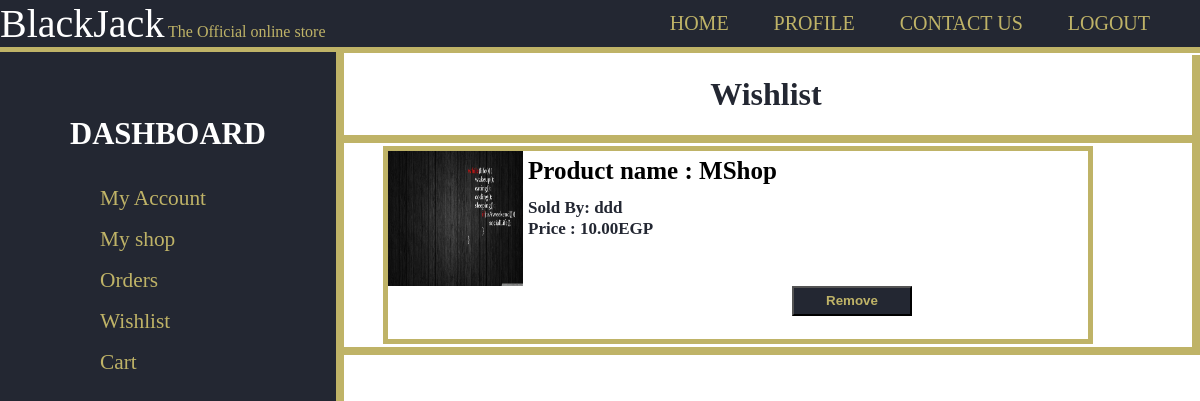
The page /wishlist/ (signed in) on the database as committed earlier.
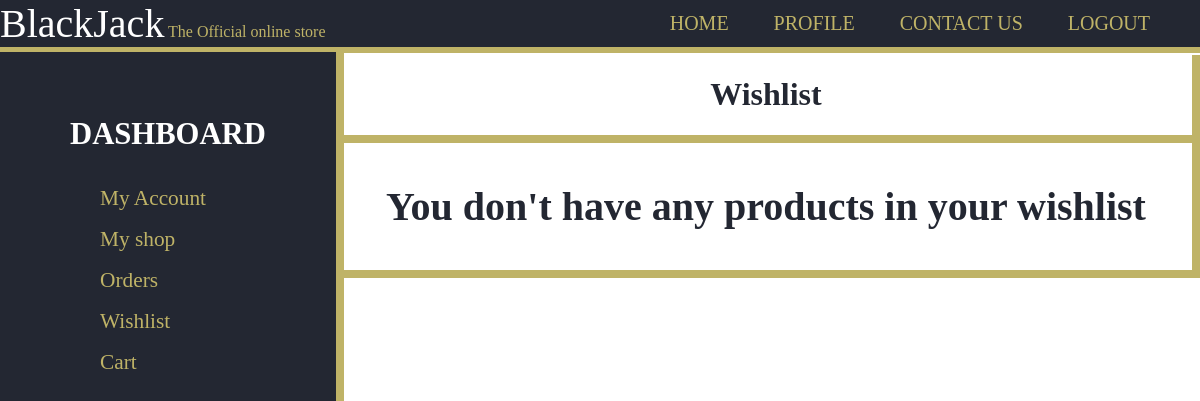
The same page on the database as committed later.
### products/models.py (models this page shows, shortened)
class Product(models.Model):
    id = models.UUIDField(primary_key=True, default=uuid.uuid4, editable=False)
    name = models.CharField(max_length=100)
    price = models.DecimalField(max_digits=7,decimal_places=2)
    description = models.TextField(blank=True)
    remaininginstock = models.PositiveSmallIntegerField(default=1)
    featured = models.BooleanField(default=False)
    image = models.ImageField(null=True,blank=True,upload_to='product_images/')
    shop = models.ForeignKey('shop.Shop',on_delete=models.CASCADE)
    reviews = models.ManyToManyField(Review, blank=True, related_name="reviews")
    categories = [
        ('clothing','Clothing'),
        ('tvs','TVs'),
        ('electronics','Electronics'),
        ('home_applicanes','Home Appliances'),
        ('furniture','Furniture'),
        ('other','Other')
    ]
    category_map={
        'clothing':'Clothing',
        'tvs':'TVs',
        'electronics':'Electronics',
        'home_appliances':'Home Appliances',
        'furniture':'Furniture',
        'other':'Other'
    }
    category = models.CharField(max_length=15,choices=categories,default='other')
    visits = models.IntegerField(default=0)

### shop/models.py (models this page shows, shortened)
class Shop(models.Model):
    name = models.CharField(max_length=30)
    description = models.TextField(max_length=100)
    address = models.TextField(max_length=100,)
    products = models.ManyToManyField(Product, blank=True, related_name="products")
    coupons = models.ManyToManyField('shop.Coupon',blank=True,default=None,related_name='shop_coupons')
    orders = models.ManyToManyField('users.Order',blank=True,default=None,related_name='shop_orders')
    featured = models.BooleanField(default=False)

### users/views.py (the view)
# urls.py: path('wishlist/',views.wishlist,name='wishlist'),
@login_required
def wishlist(request):
    preferred_currency=get_preffered_currency(request)
    currency_ratio=get_currency_ratio(request)
    products=request.user.wishlist.all()
    return render(request,"users/wishlist.html",
    {
        'currency_ratio':currency_ratio,
        'currency_symbol':currency_symbols[preferred_currency],
        'products':products,
        'user':request.user
    })

### users/views.py (called while the page is built)
def get_currency_ratio(request):
    preferred_currency=get_preffered_currency(request)
    if preferred_currency=='EGP':
        return 1
    else:
        return requests.get('https://free.currconv.com/api/v7/convert',{'apiKey':os.environ.get('API_KEY'),'q':'EGP'+'_'+preferred_currency,'compact':'ultra'}).json()['EGP'+'_'+preferred_currency]

def get_preffered_currency(request):
    if not request.user.is_authenticated:
        return 'EGP'
    if request.user.preferred_currency=='':
        return 'EGP'
    return request.user.preferred_currency

### users/templates/users/wishlist.html (shortened to what this page needs)
{% extends 'users/layout.html' %}
{% load mathfilters %}
{% block head %}
  <link rel="stylesheet" href="../static/users/wishlist.css">
{% endblock %}
{% block name %}Wishlist{% endblock %}
{% block body %}
  {% if products %}
  <div id="items">
    <div class="itemscontainer">
        {% for product in products %}
        <div class="item" title="{{ product.name }}">
          <div style="overflow: auto;">
            <img src="{{ product.image.url }}" height="135" width="135">
            <p style="font-size:25px; font-weight:bold; position:relative; top:5px;"><a href="{% url 'productpage' product.id %}">Product name : {{ product.name }}</a></p>
            <p><span style="font-weight:bold;">Sold By: </span>{{ product.shop.name }}</p>
            <p><span style="font-weight:bold;">Price : </span> {{product.price|mul:currency_ratio|floatformat:2}}{{currency_symbol}}</p>
          </div>
          <div style="margin:auto 5em">
            <button class="deactivate" onclick="location.href='{% url 'removefromwishlist' product.id %}'">Remove</button>
          </div>
        </div>
        {% endfor %}
    </div>
  </div>
  {% else %}
  <div>
    <p style="font-size:2.5rem; text-align:center">You don't have any products in your wishlist</p>
  </div>
  {% endif %}
{% endblock %}

Rows that differ between the two databases and show on the page:
removed Product: image (picture), name "MShop", shop.name "ddd", price|mul "10.00", currency_symbol "EGP"
Other text that changed with them:
text now shown: "You don't have any products in your wishlist"
